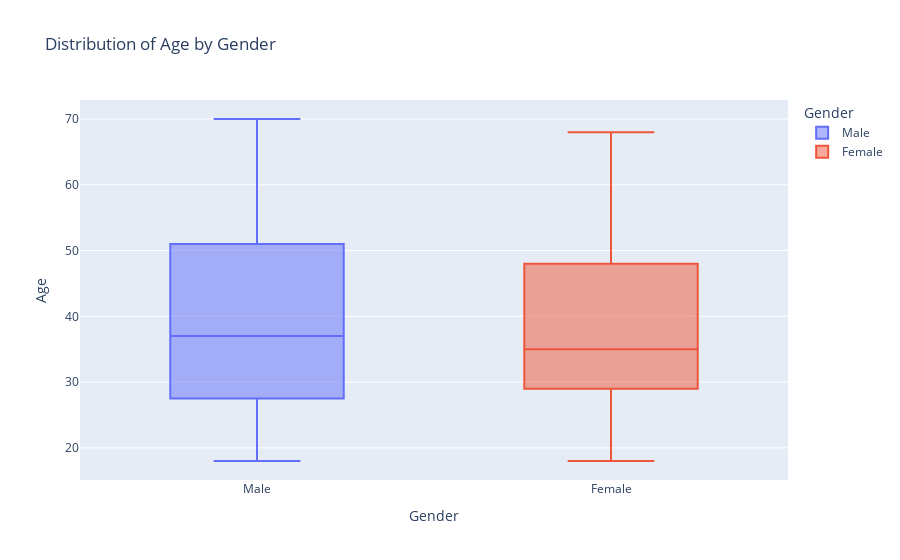

Notebook source saved alongside this figure:
### Markdown cell above
It is evident from the dataset that the **number of female candidates** is **significantly higher** than the **number of male candidates**, indicating a **bias** towards the **female gender**. Specifically, the dataset contains around **112 female candidates** and only approximately **88 male candidates**.

It is important to note that such a **bias** can **potentially impact** the **performance of machine learning models** trained on this dataset. This is **particularly true** if the dataset is used to **predict outcomes** or **make decisions** that **may be influenced by gender**.

Let's find out how the gender is affecting the other features.

### Code cell
# Create a box plot of Age by Gender
age_gender_boxplot = px.box(df, x='Gender', y='Age', color='Gender', title='Distribution of Age by Gender')

# Display the plot
age_gender_boxplot.show()

### Figure 1 — Plotly figure (JSON) as saved in the notebook; plotly's stock layout.template omitted (floating-point values rounded to 4 significant figures)
{"data": [{"alignmentgroup": "True", "hovertemplate": "Gender=%{x}<br>Age=%{y}<extra></extra>", "legendgroup": "Male", "marker": {"color": "#636efa"}, "name": "Male", "notched": false, "offsetgroup": "Male", "orientation": "v", "showlegend": true, "type": "box", "x": ["Male", "Male", "Male", "Male", "Male", "Male", "Male", "Male", "Male", "Male", "Male", "Male", "Male", "Male", "Male", "Male", "Male", "Male", "Male", "Male", "Male", "Male", "Male", "Male", "Male", "Male", "Male", "Male", "Male", "Male", "Male", "Male", "Male", "Male", "Male", "Male", "Male", "Male", "Male", "Male", "Male", "Male", "Male", "Male", "Male", "Male", "Male", "Male", "Male", "Male", "Male", "Male", "Male", "Male", "Male", "Male", "Male", "Male", "Male", "Male", "Male", "Male", "Male", "Male", "Male", "Male", "Male", "Male", "Male", "Male", "Male", "Male", "Male", "Male", "Male", "Male", "Male", "Male", "Male", "Male", "Male", "Male", "Male", "Male", "Male", "Male", "Male", "Male"], "x0": " ", "xaxis": "x", "y": [19, 21, 64, 67, 37, 22, 20, 52, 35, 25, 31, 29, 35, 60, 53, 18, 24, 48, 33, 59, 47, 69, 53, 70, 19, 63, 18, 19, 70, 59, 26, 40, 57, 38, 67, 48, 18, 48, 24, 48, 20, 67, 26, 49, 54, 68, 66, 65, 19, 27, 39, 43, 40, 59, 38, 47, 39, 20, 32, 19, 32, 25, 28, 48, 34, 43, 39, 37, 34, 19, 50, 42, 32, 40, 28, 36, 36, 58, 27, 59, 35, 46, 30, 28, 33, 32, 32, 30], "y0": " ", "yaxis": "y"}, {"alignmentgroup": "True", "hovertemplate": "Gender=%{x}<br>Age=%{y}<extra></extra>", "legendgroup": "Female", "marker": {"color": "#EF553B"}, "name": "Female", "notched": false, "offsetgroup": "Female", "orientation": "v", "showlegend": true, "type": "box", "x": ["Female", "Female", "Female", "Female", "Female", "Female", "Female", "Female", "Female", "Female", "Female", "Female", "Female", "Female", "Female", "Female", "Female", "Female", "Female", "Female", "Female", "Female", "Female", "Female", "Female", "Female", "Female", "Female", "Female", "Female", "Female", "Female", "Female", "Female", "Female", "Female", "Female", "Female", "Female", "Female", "Female", "Female", "Female", "Female", "Female", "Female", "Female", "Female", "Female", "Female", "Female", "Female", "Female", "Female", "Female", "Female", "Female", "Female", "Female", "Female", "Female", "Female", "Female", "Female", "Female", "Female", "Female", "Female", "Female", "Female", "Female", "Female", "Female", "Female", "Female", "Female", "Female", "Female", "Female", "Female", "Female", "Female", "Female", "Female", "Female", "Female", "Female", "Female", "Female", "Female", "Female", "Female", "Female", "Female", "Female", "Female", "Female", "Female", "Female", "Female", "Female", "Female", "Female", "Female", "Female", "Female", "Female", "Female", "Female", "Female", "Female", "Female"], "x0": " ", "xaxis": "x", "y": [20, 23, 31, 22, 35, 23, 30, 35, 58, 24, 35, 35, 46, 54, 45, 40, 23, 21, 49, 21, 42, 30, 36, 20, 65, 31, 49, 24, 50, 27, 29, 31, 49, 31, 50, 51, 27, 67, 54, 43, 68, 32, 47, 60, 60, 45, 23, 49, 46, 21, 55, 22, 34, 50, 68, 40, 32, 47, 27, 23, 49, 21, 66, 19, 38, 18, 19, 63, 49, 51, 50, 38, 40, 23, 31, 25, 31, 29, 44, 35, 57, 28, 32, 32, 34, 44, 38, 47, 27, 30, 30, 56, 29, 31, 36, 33, 36, 52, 30, 37, 32, 29, 41, 54, 41, 36, 34, 32, 38, 47, 35, 45], "y0": " ", "yaxis": "y"}], "layout": {"boxmode": "overlay", "legend": {"title": {"text": "Gender"}, "tracegroupgap": 0}, "title": {"text": "Distribution of Age by Gender"}, "xaxis": {"anchor": "y", "categoryarray": ["Male", "Female"], "categoryorder": "array", "domain": [0, 1], "title": {"text": "Gender"}}, "yaxis": {"anchor": "x", "domain": [0, 1], "title": {"text": "Age"}}}}
